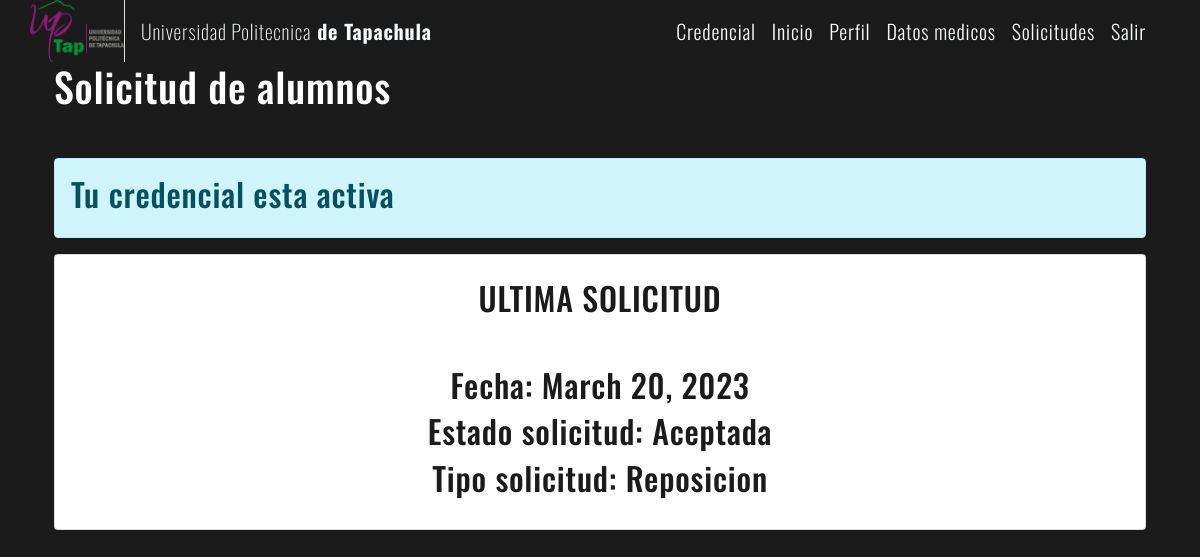
Page /panel_solicitudes_alumnos/ (signed in) on the committed database.
### Login/models.py (models this page shows, shortened)
class Solicitud(models.Model):
    tipo_solicitud = models.CharField(max_length=50)
    estado_solicitud = models.CharField(max_length=50)
    fecha_solicitud = models.DateField(default=datetime.now)

### Alumnos/views.py (the view)
    def wrapped_view(*args, **kwargs):
        response = view_func(*args, **kwargs)
        response['Cache-Control'] = 'no-cache, no-store, must-revalidate'
        return response

### Alumnos/views.py (called while the page is built)
def no_cache(view_func):
    def wrapped_view(*args, **kwargs):
        response = view_func(*args, **kwargs)
        response['Cache-Control'] = 'no-cache, no-store, must-revalidate'
        return response
    return wrapped_view

### Login/models.py (called while the page is built)
    def ficha_medica_existe(self):
        if self.ficha_medica:
            return True
        else:
            return False

    def contacto_emergencia_existe(self):
        if self.contacto_emergencia:
            return True
        else:
            return False

    def estado_credencial(self):
        if self.credencial:
            return self.credencial.estado_credencial
        else:
            return None

    def obtener_solicitud(self):
        if self.solicitud:
            return self.solicitud
        else:
            return None

### Alumnos/templates/Alumnos/solicitudes/solicitudes_alunno.html (shortened to what this page needs)
{% extends 'Alumnos/layouts/base.html' %}
{% load static %}
{% block content %}
    <main class="container">
        <h1 class="text-white mb-5">{{ title }}</h1>
        {% if mensaje %}
            <div class="alert alert-info">
                <h2 class="text-black">{{ mensaje }}</h2>
            </div>
            {% if solicitud %}
                <div class="card-text card d-flex align-items-center p-4">
                    <h2 class="text-uppercase mb-5">Ultima solicitud</h2>
                    <h2 class="text-black">Fecha: {{ solicitud.fecha_solicitud }}</h2>
                    <h2 class="text-black">Estado solicitud: {{ solicitud.estado_solicitud }}</h2>
                    <h2 class="text-black">Tipo solicitud: {{ solicitud.tipo_solicitud }}</h2>
                </div>
            {% endif %}
        {% endif %}
    </main>
{% endblock %}

### Alumnos/static/Alumnos/styles/styles.css (style rules this page uses)
:root { --color-dark: #1b1b1b; --color-light: #ffffff; --color-gold: #c7b8a5; }
body { font-family: "Oswald", sans-serif; font-weight: 200; background-color: var(--color-dark); color: var(--color-dark); letter-spacing: 0.05rem; }

### rows in the picture
Solicitud: fecha_solicitud "March 20, 2023", estado_solicitud "Aceptada", tipo_solicitud "Reposicion"

### other values in the picture
{{ title }} "Solicitud de alumnos"
{{ mensaje }} "Tu credencial esta activa"
